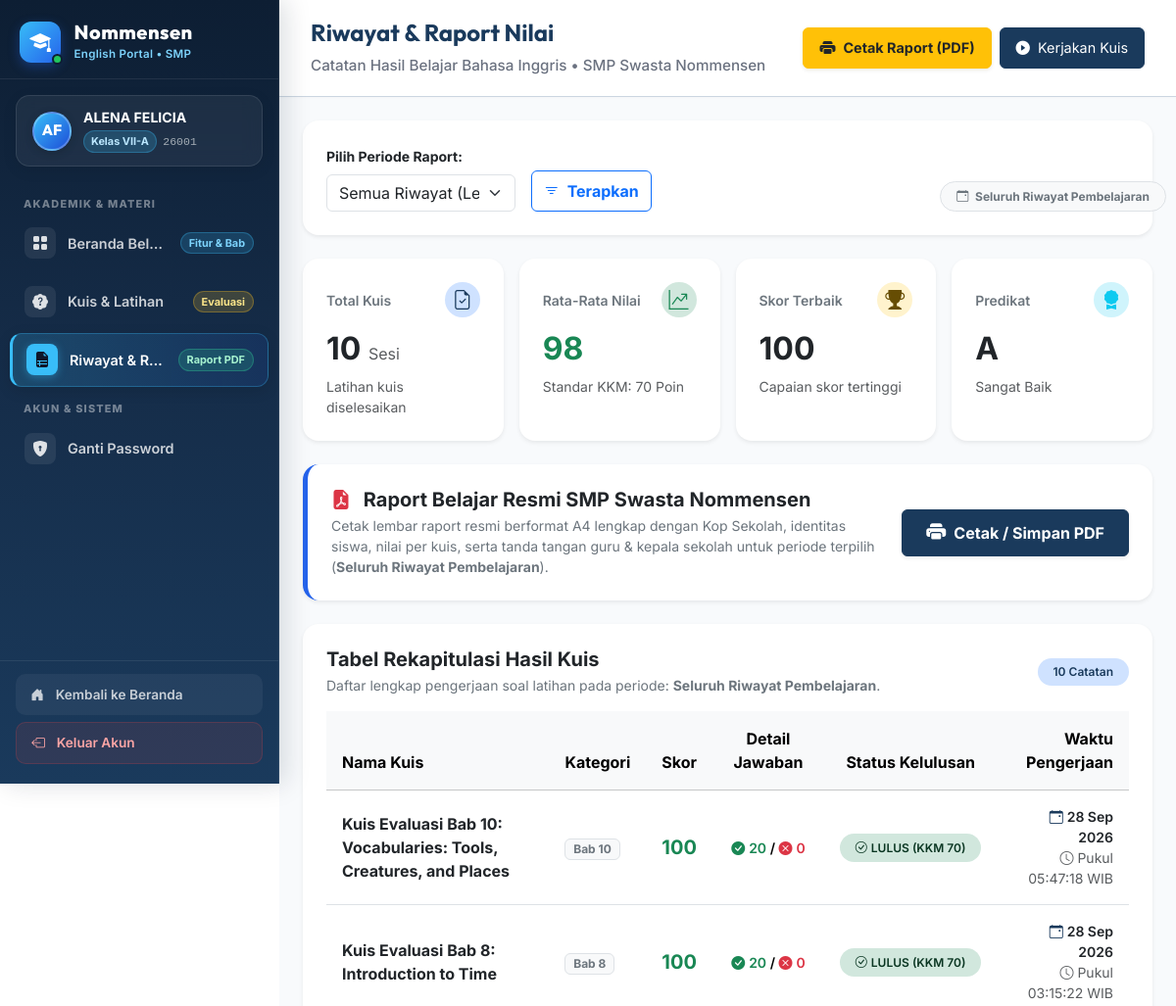
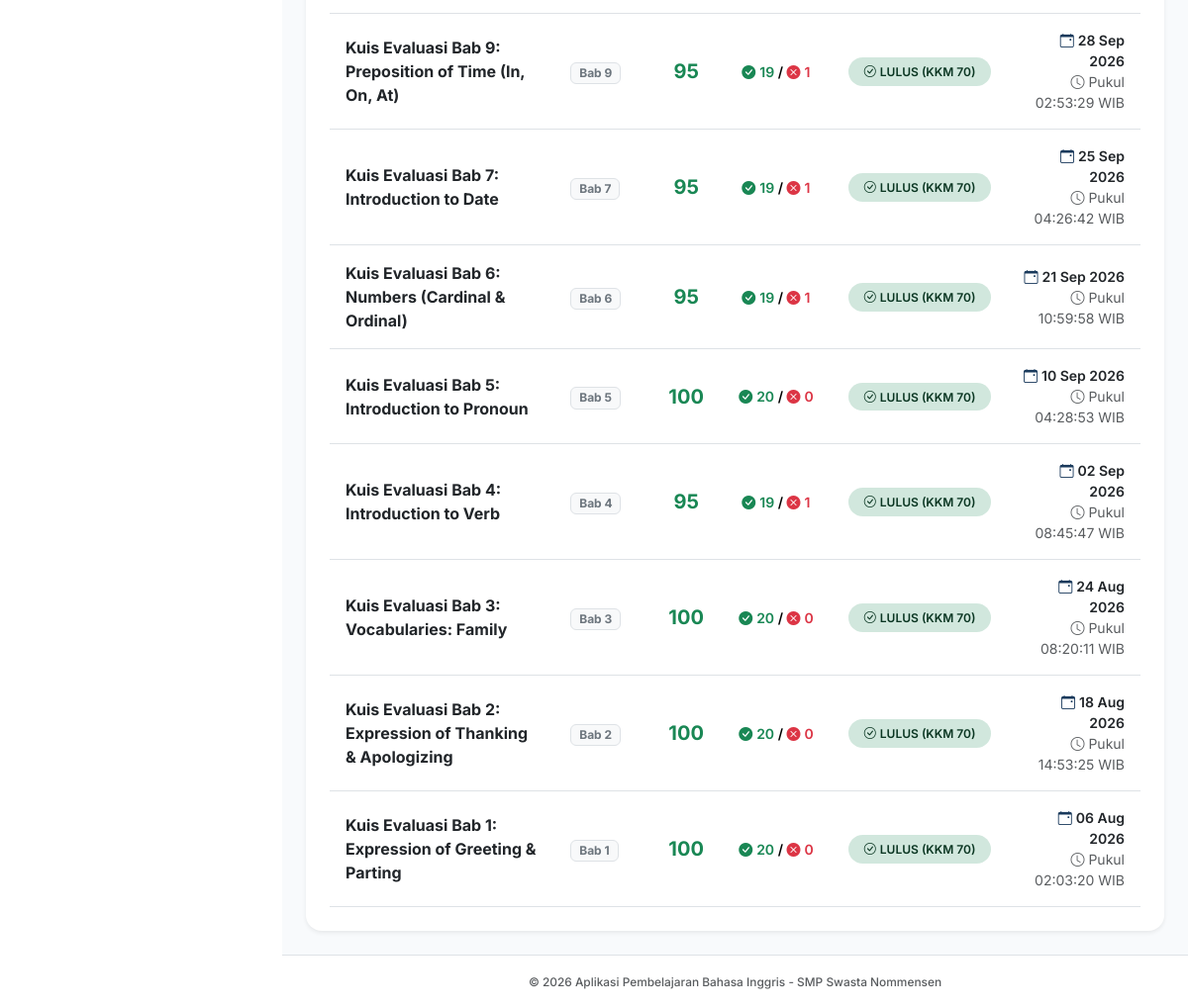
The app's page /siswa/riwayat.php (signed in), older data (2 pictures, top to bottom).
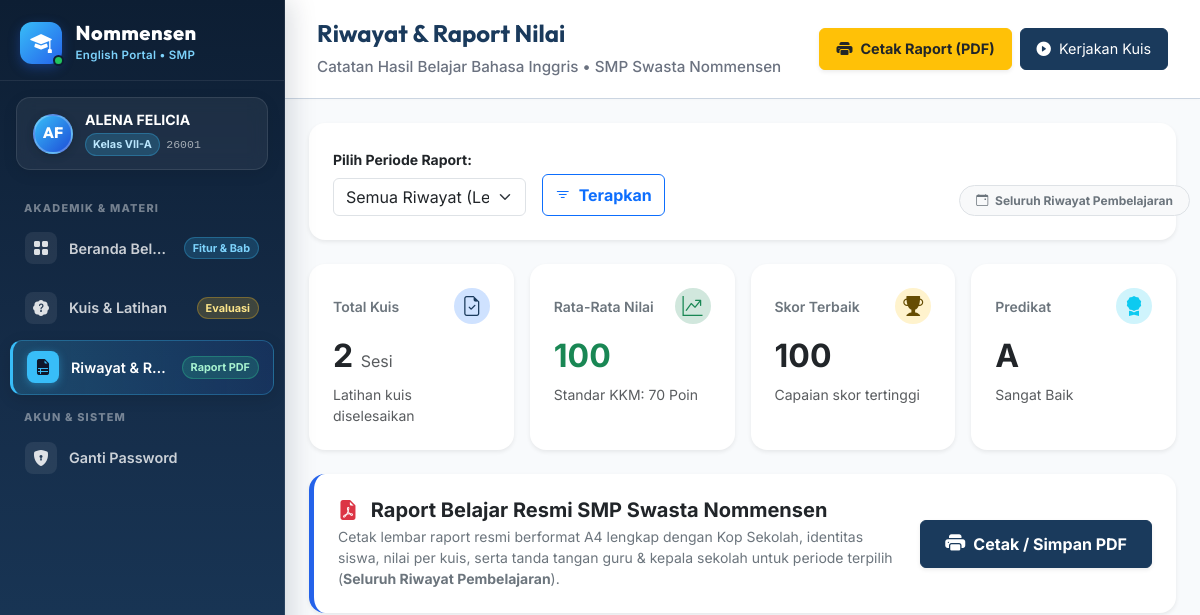
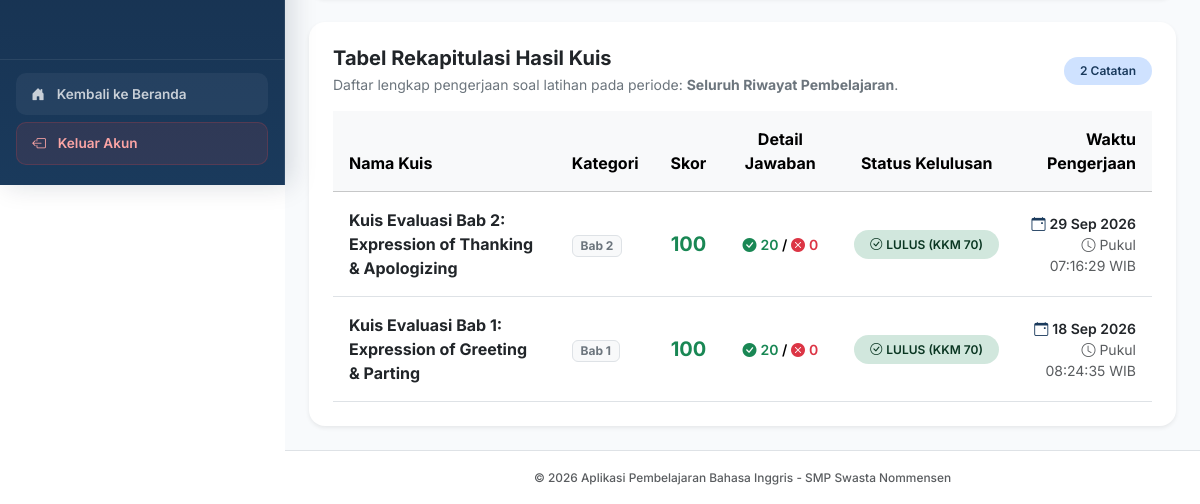
The same page, newer data (2 pictures, top to bottom).
### tables this page shows
CREATE TABLE `tb_hasil` (
  `id_hasil` int(11) NOT NULL AUTO_INCREMENT,
  `id_siswa` int(11) NOT NULL,
  `id_kuis` int(11) NOT NULL,
  `skor` int(11) NOT NULL,
  `jumlah_benar` int(11) NOT NULL,
  `jumlah_salah` int(11) NOT NULL,
  `waktu_selesai` timestamp NOT NULL DEFAULT current_timestamp(),
  PRIMARY KEY (`id_hasil`),
  KEY `id_siswa` (`id_siswa`),
  KEY `id_kuis` (`id_kuis`),
  CONSTRAINT `tb_hasil_ibfk_1` FOREIGN KEY (`id_siswa`) REFERENCES `tb_siswa` (`id_siswa`) ON DELETE CASCADE,
  CONSTRAINT `tb_hasil_ibfk_2` FOREIGN KEY (`id_kuis`) REFERENCES `tb_kuis` (`id_kuis`) ON DELETE CASCADE
);

CREATE TABLE `tb_kuis` (
  `id_kuis` int(11) NOT NULL AUTO_INCREMENT,
  `judul_kuis` varchar(150) NOT NULL,
  `kategori_materi` varchar(50) NOT NULL,
  `waktu_pengerjaan` int(11) NOT NULL,
  `id_materi` int(11) DEFAULT NULL,
  `nilai_lulus` int(11) DEFAULT 70,
  `created_at` timestamp NOT NULL DEFAULT current_timestamp(),
  `id_guru` int(11) DEFAULT NULL,
  PRIMARY KEY (`id_kuis`),
  KEY `id_guru` (`id_guru`),
  KEY `id_materi` (`id_materi`),
  CONSTRAINT `tb_kuis_ibfk_1` FOREIGN KEY (`id_guru`) REFERENCES `tb_guru` (`id_guru`) ON DELETE SET NULL,
  CONSTRAINT `tb_kuis_ibfk_2` FOREIGN KEY (`id_materi`) REFERENCES `tb_materi` (`id_materi`) ON DELETE SET NULL
);

### siswa/riwayat.php (the view, shortened to what the rows shown need)
<?php
require_once '../config.php';
$id_siswa = $_SESSION['siswa_id'];
$where_clause = " WHERE h.id_siswa = :id_siswa";
$params = ['id_siswa' => $id_siswa];
try {
    $sql_history = "
        SELECT h.*, k.judul_kuis, k.kategori_materi
        FROM tb_hasil h
        JOIN tb_kuis k ON h.id_kuis = k.id_kuis
        {$where_clause}
        ORDER BY h.waktu_selesai DESC
    ";
    $stmt_history = $pdo->prepare($sql_history);
    $stmt_history->execute($params);
    $history = $stmt_history->fetchAll();
} catch (PDOException $e) {
    die("Gagal mengambil riwayat kuis: " . $e->getMessage());
}
require_once '../includes/header.php';
require_once '../includes/sidebar.php';
?>
<main class="siswa-main">
    <header class="siswa-header">
        <div>
            <h1>Riwayat &amp; Raport Nilai</h1>
        </div>
    </header>
    <div class="siswa-content container-fluid px-3 px-md-4 py-4">
        <div class="card border-0 shadow-sm rounded-4 bg-white p-3 p-md-4">
            <div class="table-responsive">
                <table class="table table-hover align-middle mb-0">
                    <thead class="table-light">
                        <tr>
                            <th class="py-3 px-3">Nama Kuis</th>
                            <th class="py-3 px-3">Kategori</th>
                            <th class="py-3 px-3 text-center">Skor</th>
                            <th class="py-3 px-3 text-center">Detail Jawaban</th>
                            <th class="py-3 px-3 text-center">Status Kelulusan</th>
                            <th class="py-3 px-3 text-end">Waktu Pengerjaan</th>
                        </tr>
                    </thead>
                    <tbody>
                        <?php if (empty($history)): ?>
                            <tr>
                                <td colspan="6" class="text-center text-muted py-5">
                                    <i class="bi bi-journal-text fs-1 text-secondary d-block mb-2"></i>
                                    <strong class="d-block">Belum ada riwayat kuis pada periode ini</strong>
                                    <span class="small">Tidak ada data pengerjaan kuis yang tercatat untuk filter ini. Silakan ubah filter atau kerjakan kuis baru.</span>
                                </td>
                            </tr>
                        <?php else: ?>
                            <?php foreach ($history as $row): ?>
                                <?php
                                $is_passed = $row['skor'] >= 70;
                                ?>
                                <tr>
                                    <td class="py-3 px-3 fw-bold text-dark">
                                        <?= htmlspecialchars($row['judul_kuis']) ?>
                                    </td>
                                    <td class="py-3 px-3">
                                        <span class="badge bg-light text-secondary border">
                                            <?= htmlspecialchars($row['kategori_materi'] ?? 'Semester 1') ?>
                                        </span>
                                    </td>
                                    <td class="py-3 px-3 text-center fw-bold fs-5 <?= $is_passed ? 'text-success' : 'text-danger' ?>">
                                        <?= $row['skor'] ?>
                                    </td>
                                    <td class="py-3 px-3 text-center small fw-semibold">
                                        <span class="text-success"><i class="bi bi-check-circle-fill me-1"></i><?= $row['jumlah_benar'] ?></span> /
                                        <span class="text-danger"><i class="bi bi-x-circle-fill me-1"></i><?= $row['jumlah_salah'] ?></span>
                                    </td>
                                    <td class="py-3 px-3 text-center">
                                        <?php if ($is_passed): ?>
                                            <span class="badge bg-success-subtle text-success-emphasis py-2 px-3 rounded-pill fw-semibold">
                                                <i class="bi bi-check-circle me-1"></i>LULUS (KKM 70)
                                            </span>
                                        <?php else: ?>
                                            <span class="badge bg-danger-subtle text-danger py-2 px-3 rounded-pill fw-semibold">
                                                <i class="bi bi-x-circle me-1"></i>BELUM LULUS
                                            </span>
                                        <?php endif; ?>
                                    </td>
                                    <td class="py-3 px-3 text-end small">
                                        <div class="fw-semibold text-dark"><i class="bi bi-calendar-event text-primary me-1"></i><?= date('d M Y', strtotime($row['waktu_selesai'])) ?></div>
                                        <div class="text-muted"><i class="bi bi-clock me-1"></i>Pukul <?= date('H:i:s', strtotime($row['waktu_selesai'])) ?> WIB</div>
                                    </td>
                                </tr>
                            <?php endforeach; ?>
                        <?php endif; ?>
                    </tbody>
                </table>
            </div>
        </div>
    </div>
<?php require_once '../includes/footer.php'; ?>

Row changes from the older to the newer data that the page shows:
removed tb_hasil: id_kuis.judul_kuis "Kuis Evaluasi Bab 10: Vocabularies: Tools, Creatures, and Places", id_kuis.kategori_materi "Bab 10", skor "100", jumlah_benar "20", jumlah_salah "0", shows "LULUS (KKM 70)", waktu_selesai "28 Sep 2026", waktu_selesai "05:47:18"
removed tb_hasil: id_kuis.judul_kuis "Kuis Evaluasi Bab 8: Introduction to Time", id_kuis.kategori_materi "Bab 8", skor "100", jumlah_benar "20", jumlah_salah "0", shows "LULUS (KKM 70)", waktu_selesai "28 Sep 2026", waktu_selesai "03:15:22"
removed tb_hasil: id_kuis.judul_kuis "Kuis Evaluasi Bab 9: Preposition of Time (In, On, At)", id_kuis.kategori_materi "Bab 9", skor "95", jumlah_benar "19", jumlah_salah "1", shows "LULUS (KKM 70)", waktu_selesai "28 Sep 2026", waktu_selesai "02:53:29"
removed tb_hasil: id_kuis.judul_kuis "Kuis Evaluasi Bab 7: Introduction to Date", id_kuis.kategori_materi "Bab 7", skor "95", jumlah_benar "19", jumlah_salah "1", shows "LULUS (KKM 70)", waktu_selesai "25 Sep 2026", waktu_selesai "04:26:42"
removed tb_hasil: id_kuis.judul_kuis "Kuis Evaluasi Bab 6: Numbers (Cardinal & Ordinal)", id_kuis.kategori_materi "Bab 6", skor "95", jumlah_benar "19", jumlah_salah "1", shows "LULUS (KKM 70)", waktu_selesai "21 Sep 2026", waktu_selesai "10:59:58"
removed tb_hasil: id_kuis.judul_kuis "Kuis Evaluasi Bab 5: Introduction to Pronoun", id_kuis.kategori_materi "Bab 5", skor "100", jumlah_benar "20", jumlah_salah "0", shows "LULUS (KKM 70)", waktu_selesai "10 Sep 2026", waktu_selesai "04:28:53"
removed tb_hasil: id_kuis.judul_kuis "Kuis Evaluasi Bab 4: Introduction to Verb", id_kuis.kategori_materi "Bab 4", skor "95", jumlah_benar "19", jumlah_salah "1", shows "LULUS (KKM 70)", waktu_selesai "02 Sep 2026", waktu_selesai "08:45:47"
removed tb_hasil: id_kuis.judul_kuis "Kuis Evaluasi Bab 3: Vocabularies: Family", id_kuis.kategori_materi "Bab 3", skor "100", jumlah_benar "20", jumlah_salah "0", shows "LULUS (KKM 70)", waktu_selesai "24 Aug 2026", waktu_selesai "08:20:11"
changed tb_hasil "Kuis Evaluasi Bab 2: Expression of Thanking & Apologizing": waktu_selesai "18 Aug 2026" → "29 Sep 2026"; waktu_selesai "14:53:25" → "07:16:29"
changed tb_hasil "Kuis Evaluasi Bab 1: Expression of Greeting & Parting": waktu_selesai "06 Aug 2026" → "18 Sep 2026"; waktu_selesai "02:03:20" → "08:24:35"
Text that changed along with them:
$total_kuis: "10" → "2"
$rata_rata: "98" → "100"
count($history): "10" → "2"
